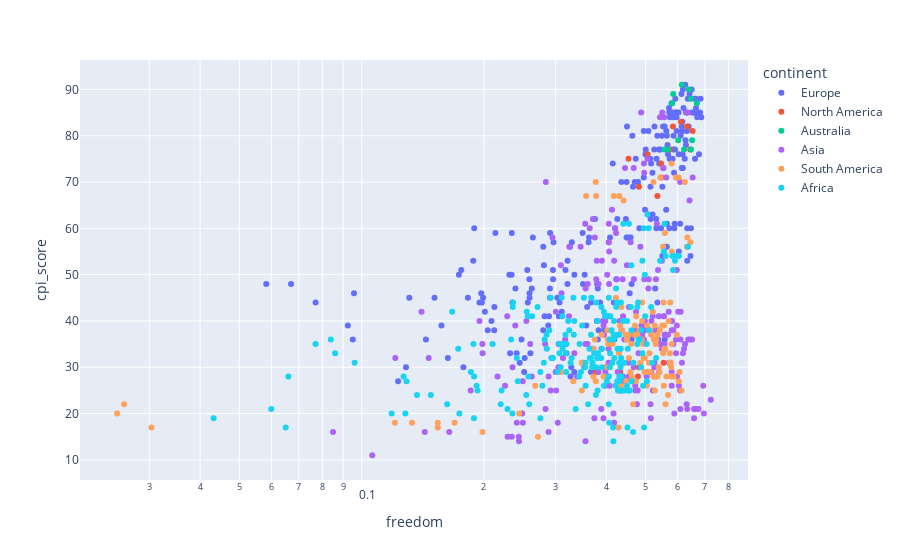

Notebook code cell kept with this figure:
### Markdown cell above
#### 5.11 The relation between the freedom and the CPI score?

### Code cell
fig = px.scatter(data, x="freedom", y="cpi_score", color="continent",
                 hover_name="Country", log_x=True, size_max=60)
fig.show()

### Figure 1 — Plotly figure (JSON) as saved in the notebook; plotly's stock layout.template omitted (floating-point values rounded to 4 significant figures; data arrays with more than 128 entries replaced by an {"elided": "..."} marker saying what was removed)
{"data": [{"hovertemplate": "<b>%{hovertext}</b><br><br>continent=Europe<br>freedom=%{x}<br>cpi_score=%{y}<extra></extra>", "hovertext": {"elided": "228 str values"}, "legendgroup": "Europe", "marker": {"color": "#636efa", "symbol": "circle"}, "mode": "markers", "name": "Europe", "orientation": "v", "showlegend": true, "type": "scatter", "x": {"elided": "228 float values"}, "xaxis": "x", "y": {"elided": "228 int values"}, "yaxis": "y"}, {"hovertemplate": "<b>%{hovertext}</b><br><br>continent=North America<br>freedom=%{x}<br>cpi_score=%{y}<extra></extra>", "hovertext": ["Canada", "United States", "Mexico", "Canada", "Mexico", "United States", "Canada", "United States", "Mexico", "Canada", "United States", "Mexico", "Canada", "United States", "Mexico", "Canada", "United States", "Mexico"], "legendgroup": "North America", "marker": {"color": "#EF553B", "symbol": "circle"}, "mode": "markers", "name": "North America", "orientation": "v", "showlegend": true, "type": "scatter", "x": [0.6111, 0.5057, 0.4127, 0.633, 0.4818, 0.546, 0.584, 0.454, 0.433, 0.653, 0.547, 0.479, 0.5737, 0.4816, 0.3771, 0.644, 0.5346, 0.5539], "xaxis": "x", "y": [83, 76, 31, 82, 30, 74, 82, 75, 29, 81, 71, 28, 77, 69, 29, 77, 67, 31], "yaxis": "y"}, {"hovertemplate": "<b>%{hovertext}</b><br><br>continent=Australia<br>freedom=%{x}<br>cpi_score=%{y}<extra></extra>", "hovertext": ["New Zealand", "Australia", "New Zealand", "Australia", "New Zealand", "Australia", "New Zealand", "Australia", "New Zealand", "Australia", "New Zealand", "Australia"], "legendgroup": "Australia", "marker": {"color": "#00cc96", "symbol": "circle"}, "mode": "markers", "name": "Australia", "orientation": "v", "showlegend": true, "type": "scatter", "x": [0.6141, 0.6016, 0.6394, 0.6512, 0.585, 0.557, 0.669, 0.647, 0.5815, 0.5684, 0.6468, 0.6219], "xaxis": "x", "y": [91, 79, 90, 79, 89, 77, 87, 77, 87, 77, 88, 77], "yaxis": "y"}, {"hovertemplate": "<b>%{hovertext}</b><br><br>continent=Asia<br>freedom=%{x}<br>cpi_score=%{y}<extra></extra>", "hovertext": {"elided": "222 str values"}, "legendgroup": "Asia", "marker": {"color": "#ab63fa", "symbol": "circle"}, "mode": "markers", "name": "Asia", "orientation": "v", "showlegend": true, "type": "scatter", "x": {"elided": "222 float values"}, "xaxis": "x", "y": {"elided": "222 int values"}, "yaxis": "y"}, {"hovertemplate": "<b>%{hovertext}</b><br><br>continent=South America<br>freedom=%{x}<br>cpi_score=%{y}<extra></extra>", "hovertext": ["Costa Rica", "Chile", "Brazil", "Argentina", "Guatemala", "Uruguay", "Panama", "Colombia", "Nicaragua", "Ecuador", "El Salvador", "Bolivia", "Peru", "Paraguay", "Jamaica", "Venezuela", "Dominican Republic", "Honduras", "Haiti", "Guinea", "Costa Rica", "Brazil", "Venezuela", "Panama", "Chile", "Argentina", "Uruguay", "Colombia", "El Salvador", "Guatemala", "Ecuador", "Bolivia", "Paraguay", "Nicaragua", "Peru", "Jamaica", "Dominican Republic", "Honduras", "Haiti", "Guinea", "Costa Rica", "Chile", "Guatemala", "Panama", "Brazil", "Uruguay", "El Salvador", "Colombia", "Nicaragua", "Argentina", "Ecuador", "Jamaica", "Honduras", "Bolivia", "Paraguay", "Peru", "Dominican Republic", "Venezuela", "Guinea", "Haiti", "Costa Rica", "Chile", "Panama", "Brazil", "Argentina", "Guatemala", "Uruguay", "Colombia", "El Salvador", "Nicaragua", "Ecuador", "Jamaica", "Bolivia", "Paraguay", "Peru", "Honduras", "Dominican Republic", "Venezuela", "Guinea", "Haiti", "Costa Rica", "Brazil", "Chile", "Panama", "Argentina", "Uruguay", "Colombia", "Guatemala", "Venezuela", "El Salvador", "Nicaragua", "Ecuador", "Bolivia", "Peru", "Paraguay", "Jamaica", "Dominican Republic", "Honduras", "Haiti", "Guinea", "Costa Rica", "Uruguay", "Guatemala", "Brazil", "El Salvador", "Panama", "Chile", "Colombia", "Nicaragua", "Argentina", "Honduras", "Ecuador", "Jamaica", "Peru", "Bolivia", "Paraguay", "Dominican Republic", "Venezuela", "Guinea", "Haiti"], "legendgroup": "South America", "marker": {"color": "#FFA15A", "symbol": "circle"}, "mode": "markers", "name": "South America", "orientation": "v", "showlegend": true, "type": "scatter", "x": [0.5801, 0.3769, 0.4375, 0.4945, 0.5313, 0.5794, 0.55, 0.4775, 0.4476, 0.4552, 0.4325, 0.5587, 0.45, 0.4735, 0.4743, 0.154, 0.5526, 0.3481, 0.03037, 0.3486, 0.6338, 0.4905, 0.4291, 0.5421, 0.4413, 0.4497, 0.6036, 0.5347, 0.4035, 0.5773, 0.4857, 0.5741, 0.539, 0.5547, 0.415, 0.5044, 0.5767, 0.4015, 0.2442, 0.3772, 0.558, 0.357, 0.535, 0.516, 0.39, 0.523, 0.43, 0.47, 0.435, 0.471, 0.498, 0.49, 0.507, 0.511, 0.514, 0.455, 0.497, 0.154, 0.332, 0.026, 0.632, 0.431, 0.597, 0.493, 0.57, 0.604, 0.625, 0.531, 0.461, 0.527, 0.556, 0.575, 0.606, 0.541, 0.53, 0.459, 0.578, 0.133, 0.394, 0.025, 0.5523, 0.4042, 0.3779, 0.4893, 0.4228, 0.5439, 0.4474, 0.5038, 0.1985, 0.3727, 0.4658, 0.4027, 0.5096, 0.375, 0.4623, 0.436, 0.5226, 0.2676, 0.1207, 0.3095, 0.645, 0.5943, 0.6131, 0.4833, 0.524, 0.5798, 0.4175, 0.5269, 0.5601, 0.5208, 0.5681, 0.5552, 0.5531, 0.5132, 0.5745, 0.5865, 0.5629, 0.2717, 0.3719, 0.1693], "xaxis": "x", "y": [55, 70, 38, 32, 28, 74, 39, 37, 27, 32, 39, 34, 36, 27, 41, 17, 33, 31, 17, 25, 58, 40, 17, 38, 66, 36, 71, 37, 36, 28, 31, 33, 30, 26, 35, 39, 31, 30, 20, 27, 59, 67, 28, 37, 37, 70, 33, 37, 26, 39, 32, 44, 29, 33, 29, 37, 29, 18, 27, 22, 56, 67, 37, 35, 40, 27, 70, 36, 35, 25, 34, 44, 29, 29, 35, 29, 30, 18, 28, 20, 56, 35, 67, 36, 45, 71, 37, 26, 16, 34, 22, 38, 31, 36, 28, 43, 28, 26, 18, 29, 57, 71, 25, 38, 36, 35, 67, 39, 22, 42, 24, 39, 44, 38, 31, 28, 28, 15, 28, 18], "yaxis": "y"}, {"hovertemplate": "<b>%{hovertext}</b><br><br>continent=Africa<br>freedom=%{x}<br>cpi_score=%{y}<extra></extra>", "hovertext": {"elided": "192 str values"}, "legendgroup": "Africa", "marker": {"color": "#19d3f3", "symbol": "circle"}, "mode": "markers", "name": "Africa", "orientation": "v", "showlegend": true, "type": "scatter", "x": {"elided": "192 float values"}, "xaxis": "x", "y": {"elided": "192 int values"}, "yaxis": "y"}], "layout": {"legend": {"title": {"text": "continent"}, "tracegroupgap": 0}, "margin": {"t": 60}, "xaxis": {"anchor": "y", "domain": [0, 1], "title": {"text": "freedom"}, "type": "log"}, "yaxis": {"anchor": "x", "domain": [0, 1], "title": {"text": "cpi_score"}}}}
